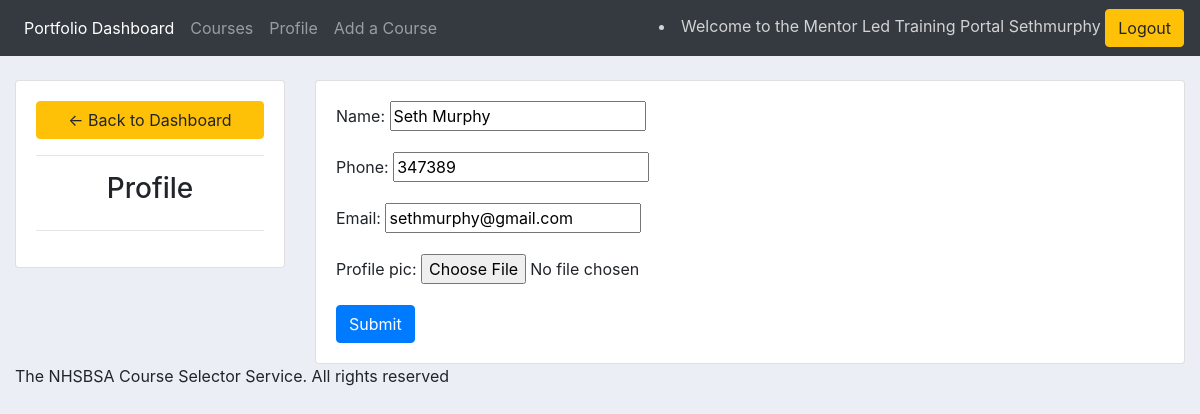
Page /mentorapp_settings/ (signed in) on the committed database.
### mentorapp/models.py (models this page shows, shortened)
class Customer(models.Model):
    user = models.OneToOneField(User,  null=True, on_delete=models.CASCADE)
    name = models.CharField(max_length=200, null=True)
    phone = models.CharField(max_length=200, null=True)
    email = models.CharField(max_length=200, null=True)
    profile_pic = models.ImageField(null=True, blank=True)
    date_created = models.DateTimeField(auto_now_add=True, null=True)

### mentorapp/decorators.py (the view)
        def wrapper_func(request, *args, **kwargs):
            g = request.user.groups.values_list('name', flat=True)
            groups = list(g)
            if set(groups) & set(allowed_roles):
                return view_func(request, *args, **kwargs)
            else:
                return HttpResponse(
                    "<h2>At this time you are not authorised to view this page, as it is restricted. Please reach out to the People services manager for more information</h2>"
                    f"<p><a href='{reverse('home')}' >Return to the Dashboard</a></p>")

### mentorapp/forms.py
class CustomerForm(ModelForm):
    class Meta:
        model = Customer
        fields = '__all__'
        exclude = ['user']

### mentorapp/views.py (called while the page is built)
@login_required(login_url='login')
@allowed_users(allowed_roles=['customer'])
def mentorappSettings(request):
    customer = request.user.customer
    form =  CustomerForm(instance=customer)
    context = {'form' : form}
    if request.method == 'POST':
        form = CustomerForm(request.POST, request.FILES,instance=customer)
        if form.is_valid():
            form.save()
            return redirect('home')
    return render(request, 'mentorapp/mentorapp_settings.html', context)

### mentorapp/templates/mentorapp/mentorapp_settings.html (shortened to what this page needs)
{% extends 'mentorapp/base_template.html' %}
{% load static %}
{% block content %}
<br>
<div class="row">
    <div class="col-md-3">
        <div class= "card card-body">
            <a class="btn btn-warning" href="{% url 'home' %}">
                &#8592; Back to Dashboard</a>
                <hr>
                <h3 style="text-align: center">Profile</h3>
                <hr>
            </div>
        </div>
        <div class="col-md-9">
            <div class="card card-body">
                <form method="POST" action="" enctype="multipart/form-data">
                    {{ form.as_p}}
                    <input class="btn btn-primary" type="submit" name="Update Information">
                </form>
            </div>
        </div>
    </div>
    {% endblock %}

### mentorapp/templates/mentorapp/navbar.html (shortened to what this page needs)
{% load static %}
<nav class="navbar navbar-expand-lg navbar-dark bg-dark">
  <div class="collapse navbar-collapse" id="navbarNav">
    <ul class="navbar-nav mr-auto">
      <li class="nav-item active">
        <a class="nav-link" href="{%url 'home' %}">Portfolio Dashboard</a>
      </li>
      <li class="nav-item">
        <a class="nav-link" href="{%url 'courses' %}">Courses</a>
      </li>
      <li class="nav-item">
        <a class="nav-link" href="{% url 'mentorapp_settings' %}">Profile</a>
      </li>
      <li class="nav-item">
        <a class="nav-link" href="{% url 'create_courses' %}">Add a Course</a>
      </li>
    </ul>
      <li class="nav-item" style="color: lightgrey;">
        <span>Welcome to the Mentor Led Training Portal {{request.user|title}}</span>
        <a href="{% url 'logout' %}" class="btn btn-warning my-2 my-sm-0">Logout</a>
      </li>
  </div>
</nav>

### static/css/base.css (style rules this page uses)
body { background-color: #ebeff5; }

### rows in the picture
Customer: name "Seth Murphy", phone "347389", email "sethmurphy@gmail.com"

### other values in the picture
{{ request.user|title }} "Sethmurphy"
